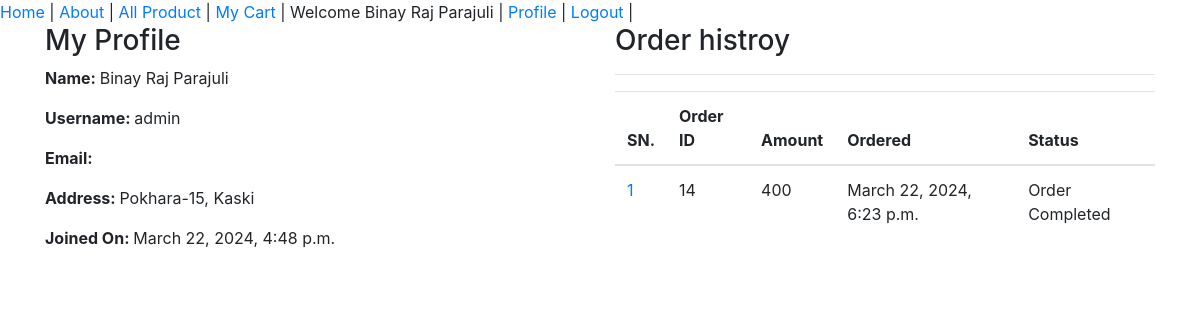
Before: /customer/customer-profile/ (signed in) with the older database file.
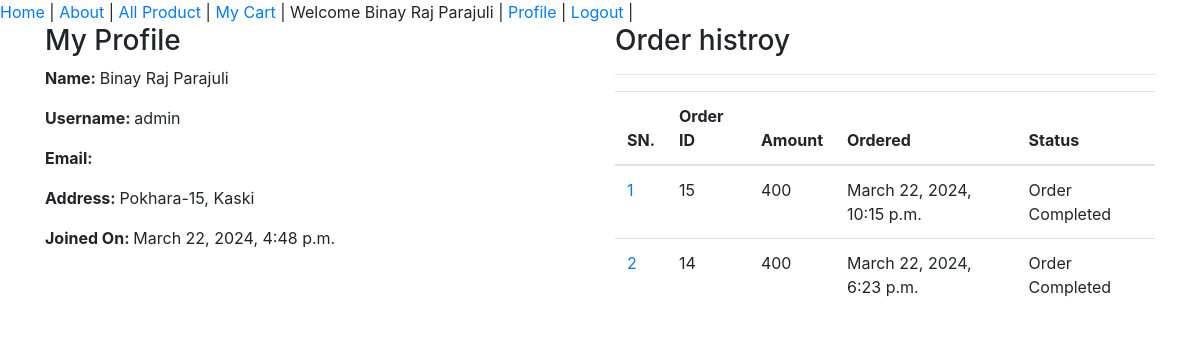
After: the same page with the newer database file.
### shop/models.py (models this page shows, shortened)
class Customer(models.Model):
    user = models.OneToOneField(User, on_delete=models.CASCADE)
    full_name = models.CharField(max_length=200)
    address = models.CharField(max_length=200, null=True, blank=True)
    joined_on = models.DateTimeField(auto_now_add=True)
    def __str__(self):
        return self.full_name

class Order(models.Model):
    cart = models.OneToOneField(Cart, on_delete=models.CASCADE)
    ordered_by = models.CharField(max_length=200)
    shipping_address = models.CharField(max_length=200)
    mobile = models.CharField(max_length=10)
    email = models.EmailField(null=True, blank=True)
    subtotal = models.PositiveIntegerField()
    discount = models.PositiveIntegerField()
    total = models.PositiveIntegerField()
    order_status = models.CharField(max_length=50, choices=ORDER_STATUS)
    created_at = models.DateTimeField(auto_now_add=True)
    payment_method = models.CharField(max_length=20, choices=METHOD, default="Cash On Delivery")
    payment_completed = models.BooleanField(
        default=False, null=True, blank=True)

### customer/views.py (the view)
# urls.py: path('customer-profile/',CustomerProfileView.as_view(), name="customer_profile"),
class CustomerProfileView(ShopMixin,TemplateView):
    template_name = "customer_profile.html"
    def dispatch(self, request, *args, **kwargs):
        user = request.user
        if request.user.is_authenticated and Customer.objects.filter(user=user).exists():
            print("llog")
        else:
            return redirect("customer/customer-login/?next=/customer-profile/")
        print(user)
        return super().dispatch(request, *args, **kwargs)
    def get_context_data(self, **kwargs: Any) :
        context = super().get_context_data(**kwargs)
        customer = self.request.user.customer
        context['customer'] = customer
        context['orders'] = Order.objects.filter(cart__customer=customer).order_by("-id")
        return context

### shop/views.py (called while the page is built)
    def dispatch(self,request, *args, **kwargs):
        cart_id = request.session.get("cart_id")
        if cart_id:
            cart_obj = Cart.objects.get(id = cart_id)
            if request.user.is_authenticated and request.user.customer:
                cart_obj.customer = request.user.customer
                cart_obj.save()
        return super().dispatch(request, *args, **kwargs)

### templates/customer_profile.html (shortened to what this page needs)
{% extends 'base.html' %}
{% block content %}
<div class="container">
    <div class="row">
        <div class="col-md-6">
            <h3>My Profile</h3>
            <p><span class="font-weight-bold">Name: </span> {{customer.full_name}} </p>
            <p><span class="font-weight-bold">Username: </span> {{customer.user.username}} </p>
            <p><span class="font-weight-bold">Email: </span> {{customer.user.email}} </p>
            <p><span class="font-weight-bold">Address: </span> {{customer.address}} </p>
            <p><span class="font-weight-bold">Joined On: </span> {{customer.joined_on}} </p>
        </div>
        <div class="col-md-6">
            <h3>Order histroy</h3>
            <hr>
            <table class="table">
                <thead>
                    <tr>
                        <th>SN.</th>
                        <th>Order ID</th>
                        <th>Amount</th>
                        <th>Ordered</th>
                        <th>Status</th>
                    </tr>
                </thead>
                <tbody>
                    {% for ord in orders %}
                    <tr>
                        <td><a href="{% url 'customer:order_details' ord.id%}">{{forloop.counter}}</a></td>
                        <td>{{ord.id}}</td>
                        <td>{{ord.total}}</td>
                        <td>{{ord.created_at}}</td>
                        <td>{{ord.order_status}}</td>
                    </tr>
                    {% endfor %}
                </tbody>
            </table>
        </div>
    </div>
</div>
{% endblock %}

### templates/base.html (shortened to what this page needs)
<!DOCTYPE html>
<html lang="en">
<head>
    <link rel="stylesheet" href="https://stackpath.bootstrapcdn.com/bootstrap/4.5.2/css/bootstrap.min.css">
</head>
<body>
    <a href="{% url 'shop:home'%}">Home</a>  |
    <a href="{% url 'shop:about'%}">About</a>  |
    <a href="{% url 'shop:all_product'%}">All Product</a>  |
    <a href="{% url 'shop:my_cart'%}">My Cart</a>  |
    {% if request.user.customer %}
        Welcome {{ request.user.customer}} |
        <a href="{% url 'customer:customer_profile' %}">Profile</a>  |
        <a href="{% url 'customer:customer_logout' %}">Logout</a>  |
    {% else %}
        <a href="{% url 'customer:customer_registration' %}">Customer Register</a>  |
        <a href="{% url 'customer:customer_login' %}"> Customer Login </a>  |
        <a href="{% url 'owner:admin_login'%}">Admin Login </a>  |
    {% endif %}
    {% block content %}
    {% endblock %}
</html>

Changed rows visible on the page:
added Order: id "15", total "400", created_at "March 22, 2024, 10:15 p.m.", order_status "Order Completed"
